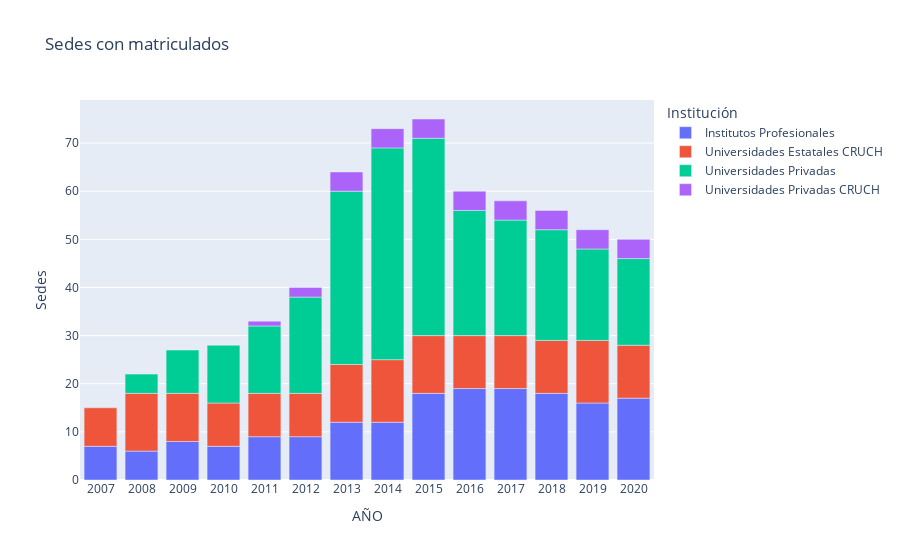

The code cell stored with this chart in its notebook:
### Markdown cell above
Como diría Omar Labruna [*La moda se acabó*](https://www.youtube.com/watch?v=Lv2Elt85N7Q). El peak es más que notable: casi 3500 matriculados durante 3 años seguidos. Las matriculas decayeron el año 2016. El precio del cobre bajó por ahí por el 2015, así que de nuevo, todo calza. O mejor dicho, "el mercado se regula solo". 

Interesante es también que la matrícula en universidades estatales igual va a la baja: 471 matriculados en 2020, casi en niveles pre-boom (424 en 2007).

Pero la mayor regulación la sufrieron las Universidades privadas: de 1127 en 2014, a 323 en 2020. De acuerdo a estos datos, la generación que se tituló en 2019 debería ser la de inicios del aumento de matricula (2013 aproximadamente). En base a eso, es esperable que sigamos con una cantidad alta de titulados por uno o dos años más, para luego empezar el decenso. Sin embargo, el numero de matriculados en 2013 es notablemente superior al numero de titulados del 2019. Esto puede indicar que la duración real de las carreras es de más de 6 años, o que existe una alta tasa de deserción (ambos numeros están en la base de datos de www.mifuturo.cl, por si alguien quiere hacer ese análisis).

El "mercado" no solo se ha "regulado" en el número de matriculados: también en el número de carreras disponibles:

### Code cell
fig = px.bar(matriculados_por_tipo, x="AÑO", color="CLASIFICACIÓN INSTITUCIÓN NIVEL 3", y="count", title="Sedes con matriculados")
fig.update_layout(yaxis={'title': 'Sedes'},
                    legend_title_text='Institución')
fig.show()

### Figure 1 — Plotly figure (JSON) as saved in the notebook; plotly's stock layout.template omitted (floating-point values rounded to 4 significant figures)
{"data": [{"alignmentgroup": "True", "hovertemplate": "CLASIFICACIÓN INSTITUCIÓN NIVEL 3=Institutos Profesionales<br>AÑO=%{x}<br>count=%{y}<extra></extra>", "legendgroup": "Institutos Profesionales", "marker": {"color": "#636efa"}, "name": "Institutos Profesionales", "offsetgroup": "Institutos Profesionales", "orientation": "v", "showlegend": true, "textposition": "auto", "type": "bar", "x": ["2007", "2008", "2009", "2010", "2011", "2012", "2013", "2014", "2015", "2016", "2017", "2018", "2019", "2020"], "xaxis": "x", "y": [7, 6, 8, 7, 9, 9, 12, 12, 18, 19, 19, 18, 16, 17], "yaxis": "y"}, {"alignmentgroup": "True", "hovertemplate": "CLASIFICACIÓN INSTITUCIÓN NIVEL 3=Universidades Estatales CRUCH<br>AÑO=%{x}<br>count=%{y}<extra></extra>", "legendgroup": "Universidades Estatales CRUCH", "marker": {"color": "#EF553B"}, "name": "Universidades Estatales CRUCH", "offsetgroup": "Universidades Estatales CRUCH", "orientation": "v", "showlegend": true, "textposition": "auto", "type": "bar", "x": ["2007", "2008", "2009", "2010", "2011", "2012", "2013", "2014", "2015", "2016", "2017", "2018", "2019", "2020"], "xaxis": "x", "y": [8, 12, 10, 9, 9, 9, 12, 13, 12, 11, 11, 11, 13, 11], "yaxis": "y"}, {"alignmentgroup": "True", "hovertemplate": "CLASIFICACIÓN INSTITUCIÓN NIVEL 3=Universidades Privadas<br>AÑO=%{x}<br>count=%{y}<extra></extra>", "legendgroup": "Universidades Privadas", "marker": {"color": "#00cc96"}, "name": "Universidades Privadas", "offsetgroup": "Universidades Privadas", "orientation": "v", "showlegend": true, "textposition": "auto", "type": "bar", "x": ["2008", "2009", "2010", "2011", "2012", "2013", "2014", "2015", "2016", "2017", "2018", "2019", "2020"], "xaxis": "x", "y": [4, 9, 12, 14, 20, 36, 44, 41, 26, 24, 23, 19, 18], "yaxis": "y"}, {"alignmentgroup": "True", "hovertemplate": "CLASIFICACIÓN INSTITUCIÓN NIVEL 3=Universidades Privadas CRUCH<br>AÑO=%{x}<br>count=%{y}<extra></extra>", "legendgroup": "Universidades Privadas CRUCH", "marker": {"color": "#ab63fa"}, "name": "Universidades Privadas CRUCH", "offsetgroup": "Universidades Privadas CRUCH", "orientation": "v", "showlegend": true, "textposition": "auto", "type": "bar", "x": ["2011", "2012", "2013", "2014", "2015", "2016", "2017", "2018", "2019", "2020"], "xaxis": "x", "y": [1, 2, 4, 4, 4, 4, 4, 4, 4, 4], "yaxis": "y"}], "layout": {"barmode": "relative", "legend": {"title": {"text": "Institución"}, "tracegroupgap": 0}, "title": {"text": "Sedes con matriculados"}, "xaxis": {"anchor": "y", "domain": [0, 1], "title": {"text": "AÑO"}}, "yaxis": {"anchor": "x", "domain": [0, 1], "title": {"text": "Sedes"}}}}
